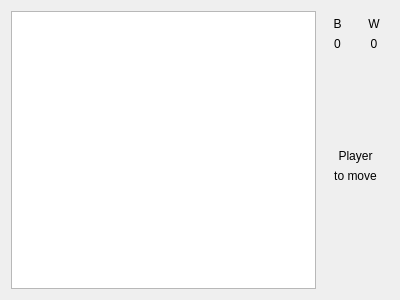
<?xml version="1.0" encoding="UTF-8"?>
<ui version="4.0">
 <class>GridControls</class>
 <widget class="QWidget" name="GridControls">
  <property name="geometry">
   <rect>
    <x>0</x>
    <y>0</y>
    <width>400</width>
    <height>300</height>
   </rect>
  </property>
  <property name="windowTitle">
   <string>Form</string>
  </property>
  <layout class="QGridLayout" name="grid_layout" rowstretch="1,1,5,1,5" columnstretch="10,1,1" columnminimumwidth="0,0,0">
   <item row="0" column="0" rowspan="5">
    <widget class="QGraphicsView" name="game_display"/>
   </item>
   <item row="1" column="1">
    <widget class="ScaledLabel" name="black_count">
     <property name="sizePolicy">
      <sizepolicy hsizetype="Ignored" vsizetype="Ignored">
       <horstretch>0</horstretch>
       <verstretch>0</verstretch>
      </sizepolicy>
     </property>
     <property name="text">
      <string>0</string>
     </property>
     <property name="scaledContents">
      <bool>true</bool>
     </property>
     <property name="alignment">
      <set>Qt::AlignHCenter|Qt::AlignTop</set>
     </property>
    </widget>
   </item>
   <item row="0" column="1">
    <widget class="ScaledLabel" name="black_count_pixmap">
     <property name="sizePolicy">
      <sizepolicy hsizetype="Ignored" vsizetype="Ignored">
       <horstretch>0</horstretch>
       <verstretch>0</verstretch>
      </sizepolicy>
     </property>
     <property name="text">
      <string>B</string>
     </property>
     <property name="scaledContents">
      <bool>true</bool>
     </property>
     <property name="alignment">
      <set>Qt::AlignBottom|Qt::AlignHCenter</set>
     </property>
    </widget>
   </item>
   <item row="0" column="2">
    <widget class="ScaledLabel" name="white_count_pixmap">
     <property name="sizePolicy">
      <sizepolicy hsizetype="Ignored" vsizetype="Ignored">
       <horstretch>0</horstretch>
       <verstretch>0</verstretch>
      </sizepolicy>
     </property>
     <property name="text">
      <string>W</string>
     </property>
     <property name="scaledContents">
      <bool>true</bool>
     </property>
     <property name="alignment">
      <set>Qt::AlignBottom|Qt::AlignHCenter</set>
     </property>
    </widget>
   </item>
   <item row="1" column="2">
    <widget class="ScaledLabel" name="white_count">
     <property name="sizePolicy">
      <sizepolicy hsizetype="Ignored" vsizetype="Ignored">
       <horstretch>0</horstretch>
       <verstretch>0</verstretch>
      </sizepolicy>
     </property>
     <property name="text">
      <string>0</string>
     </property>
     <property name="scaledContents">
      <bool>true</bool>
     </property>
     <property name="alignment">
      <set>Qt::AlignHCenter|Qt::AlignTop</set>
     </property>
    </widget>
   </item>
   <item row="2" column="1" colspan="2">
    <widget class="ScaledLabel" name="player_pixmap">
     <property name="sizePolicy">
      <sizepolicy hsizetype="Ignored" vsizetype="Ignored">
       <horstretch>0</horstretch>
       <verstretch>0</verstretch>
      </sizepolicy>
     </property>
     <property name="text">
      <string>Player</string>
     </property>
     <property name="scaledContents">
      <bool>true</bool>
     </property>
     <property name="alignment">
      <set>Qt::AlignBottom|Qt::AlignHCenter</set>
     </property>
    </widget>
   </item>
   <item row="3" column="1" colspan="2">
    <widget class="ScaledLabel" name="move_text">
     <property name="sizePolicy">
      <sizepolicy hsizetype="Ignored" vsizetype="Ignored">
       <horstretch>0</horstretch>
       <verstretch>0</verstretch>
      </sizepolicy>
     </property>
     <property name="text">
      <string>to move</string>
     </property>
     <property name="scaledContents">
      <bool>true</bool>
     </property>
     <property name="alignment">
      <set>Qt::AlignHCenter|Qt::AlignTop</set>
     </property>
    </widget>
   </item>
   <item row="4" column="1" colspan="2">
    <spacer name="verticalSpacer">
     <property name="orientation">
      <enum>Qt::Vertical</enum>
     </property>
     <property name="sizeHint" stdset="0">
      <size>
       <width>20</width>
       <height>40</height>
      </size>
     </property>
    </spacer>
   </item>
  </layout>
 </widget>
 <customwidgets>
  <customwidget>
   <class>ScaledLabel</class>
   <extends>QLabel</extends>
   <header>zero_play.scaled_label</header>
  </customwidget>
 </customwidgets>
 <resources/>
 <connections/>
</ui>
